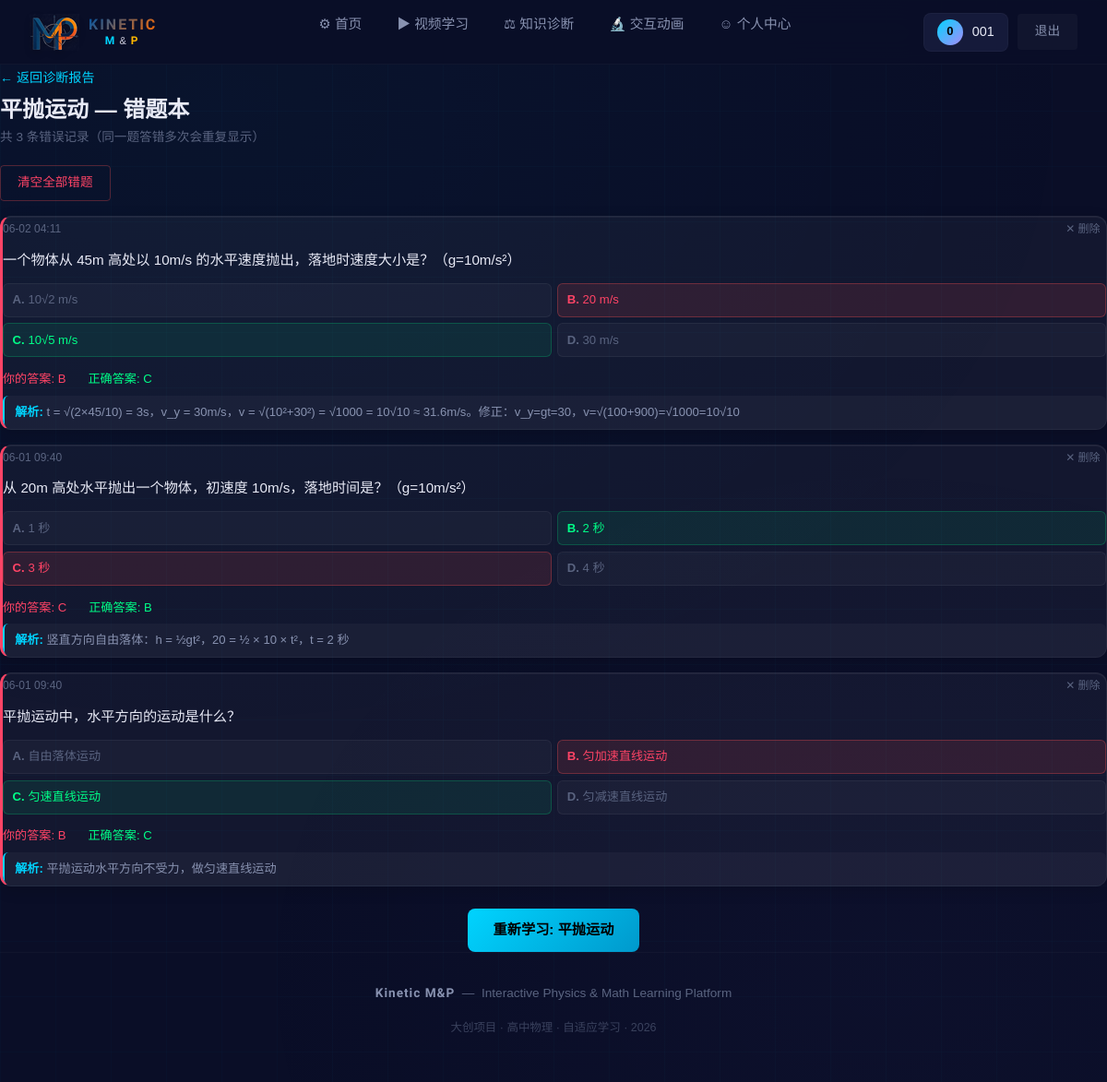
The page /diagnosis/wrong/kinematics_02 (signed in) on the database its author committed.
### app/models.py (models this page shows, shortened)
class User(UserMixin, db.Model):
    __tablename__ = 'users'
    id = db.Column(db.Integer, primary_key=True)
    username = db.Column(db.String(50), unique=True, nullable=False)
    password_hash = db.Column(db.String(256), nullable=False)
    email = db.Column(db.String(100))
    grade = db.Column(db.String(10), default='高一')
    created_at = db.Column(db.DateTime, default=datetime.now(timezone.utc))
    last_login = db.Column(db.DateTime)

class Video(db.Model):
    __tablename__ = 'videos'
    id = db.Column(db.Integer, primary_key=True)
    title = db.Column(db.String(200), nullable=False)
    description = db.Column(db.Text)
    topic = db.Column(db.String(100), nullable=False)
    topic_id = db.Column(db.String(50), nullable=False)
    subject = db.Column(db.String(20), default='物理')
    chapter = db.Column(db.String(50))
    video_path = db.Column(db.String(300), nullable=False)
    cover_path = db.Column(db.String(300))
    duration = db.Column(db.Integer)
    difficulty = db.Column(db.Integer, default=2)
    prerequisites = db.Column(db.Text)
    related = db.Column(db.Text)
    created_at = db.Column(db.DateTime, default=datetime.now(timezone.utc))

class QuizRecord(db.Model):
    __tablename__ = 'quiz_records'
    id = db.Column(db.Integer, primary_key=True)
    user_id = db.Column(db.Integer, db.ForeignKey('users.id'), nullable=False)
    question_id = db.Column(db.Integer, db.ForeignKey('questions.id'), nullable=False)
    user_answer = db.Column(db.String(1))
    is_correct = db.Column(db.Boolean)
    response_time = db.Column(db.Integer)
    answered_at = db.Column(db.DateTime, default=datetime.now(timezone.utc))
    question = db.relationship('Question', backref='records')

class Question(db.Model):
    __tablename__ = 'questions'
    id = db.Column(db.Integer, primary_key=True)
    topic_id = db.Column(db.String(50), nullable=False)
    content = db.Column(db.Text, nullable=False)
    option_a = db.Column(db.Text, nullable=False)
    option_b = db.Column(db.Text, nullable=False)
    option_c = db.Column(db.Text, nullable=False)
    option_d = db.Column(db.Text, nullable=False)
    answer = db.Column(db.String(1), nullable=False)
    explanation = db.Column(db.Text)
    difficulty = db.Column(db.Integer, default=2)
    created_at = db.Column(db.DateTime, default=datetime.now(timezone.utc))

### app/routes/diagnosis.py (the view)
@diagnosis_bp.route('/diagnosis/wrong/<topic_id>')
@login_required
def wrong_questions(topic_id):
    records = QuizRecord.query.filter(
        QuizRecord.user_id == current_user.id,
        QuizRecord.is_correct == False
    ).join(Question).filter(
        Question.topic_id == topic_id
    ).order_by(QuizRecord.answered_at.desc()).all()
    if not records:
        abort(404)
    video = Video.query.filter_by(topic_id=topic_id).first()
    topic_name = video.topic if video else topic_id
    recommended_video = Video.query.filter_by(topic_id=topic_id).first()
    return render_template('wrong_questions.html',
                           records=records,
                           topic_id=topic_id,
                           topic_name=topic_name,
                           recommended_video=recommended_video)

### app/models.py (called while the page is built)
@login_manager.user_loader
def load_user(user_id):
    return User.query.get(int(user_id))

### app/templates/wrong_questions.html (shortened to what this page needs)
{% extends "base.html" %}
{% block content %}
<div style="margin-bottom:1.2rem;">
    <a href="{{ url_for('diagnosis.diagnosis_page') }}" style="color:var(--cyan); text-decoration:none; font-size:0.88rem;">
        ← 返回诊断报告
    </a>
    <h1 style="font-size:1.5rem; font-weight:700; color:var(--text-primary); margin:0.5rem 0 0.2rem;">
        {{ topic_name }} — 错题本
    </h1>
    <p style="font-size:0.85rem; color:var(--text-muted); margin:0;">
        共 {{ records|length }} 条错误记录（同一题答错多次会重复显示）
    </p>
</div>
{% if records %}
<div style="display:flex; gap:0.5rem; margin-bottom:1rem;">
    <button onclick="deleteAllRecords('{{ topic_id }}')" class="btn btn-outline btn-sm" style="color:var(--red); border-color:rgba(255,80,80,0.3);">
        清空全部错题
    </button>
</div>
{% endif %}
{% for record in records %}
<div class="card-dark" id="record-{{ record.id }}" style="margin-bottom:1rem; border-left:3px solid var(--red);">
    <div style="display:flex; justify-content:space-between; align-items:center; font-size:0.75rem; color:var(--text-muted); margin-bottom:0.5rem;">
        <span>{{ record.answered_at.strftime('%m-%d %H:%M') if record.answered_at else '' }}</span>
        <button onclick="deleteRecord({{ record.id }})" style="background:none; border:none; color:var(--text-muted); cursor:pointer; font-size:0.75rem; padding:0.2rem 0.4rem; border-radius:4px;" onmouseover="this.style.color='var(--red)'" onmouseout="this.style.color='var(--text-muted)'">
            ✕ 删除
        </button>
    </div>
    <div style="font-size:0.95rem; color:var(--text-primary); line-height:1.6; margin-bottom:0.8rem;">
        {{ record.question.content if record.question else '题目已删除' }}
    </div>
    {% if record.question %}
    <div style="display:grid; grid-template-columns:1fr 1fr; gap:0.4rem; margin-bottom:0.8rem;">
        {% set opts = [
            ('A', record.question.option_a),
            ('B', record.question.option_b),
            ('C', record.question.option_c),
            ('D', record.question.option_d)
        ] %}
        {% for letter, text in opts %}
        <div style="
            padding:0.4rem 0.6rem;
            border-radius:6px;
            font-size:0.82rem;
            {% if letter == record.user_answer and letter != record.question.answer %}
                background:rgba(255,80,80,0.12); color:var(--red); border:1px solid rgba(255,80,80,0.3);
            {% elif letter == record.question.answer %}
                background:rgba(0,255,136,0.08); color:var(--green); border:1px solid rgba(0,255,136,0.2);
            {% else %}
                background:rgba(255,255,255,0.03); color:var(--text-muted); border:1px solid rgba(255,255,255,0.05);
            {% endif %}
        ">
            <strong>{{ letter }}.</strong> {{ text }}
        </div>
        {% endfor %}
    </div>
    <div style="display:flex; gap:1.5rem; font-size:0.82rem; margin-bottom:0.4rem;">
        <span style="color:var(--red);">你的答案: {{ record.user_answer }}</span>
        <span style="color:var(--green);">正确答案: {{ record.question.answer }}</span>
    </div>
    {% if record.question.explanation %}
    <div style="
        background:rgba(255,255,255,0.03);
        border-radius:6px;
        padding:0.5rem 0.7rem;
        font-size:0.82rem;
        color:var(--text-secondary);
        line-height:1.5;
        border-left:2px solid var(--cyan);
    ">
        <strong style="color:var(--cyan);">解析:</strong> {{ record.question.explanation }}
    </div>
    {% endif %}
    {% endif %}
</div>
{% endfor %}
{% if recommended_video %}
<div style="text-align:center; margin-top:1.5rem;">
    <a href="{{ url_for('videos.video_play', video_id=recommended_video.id) }}"
       class="btn btn-primary btn-glow">
        重新学习: {{ recommended_video.title }}
    </a>
</div>
{% endif %}
{% endblock %}

### app/templates/base.html (shortened to what this page needs)
<!DOCTYPE html>
<html lang="zh-CN">
<head>
    <link href="https://cdn.jsdelivr.net/npm/bootstrap@5.3.3/dist/css/bootstrap.min.css" rel="stylesheet">
    <link href="https://cdn.jsdelivr.net/npm/video.js@8.10.0/dist/video-js.min.css" rel="stylesheet">
    <link rel="stylesheet" href="{{ url_for('static', filename='css/style.css') }}">
</head>
<body>
    <nav class="navbar-custom" id="mainNav" role="navigation" aria-label="主导航">
        <a href="{{ url_for('auth.index') }}" class="nav-brand" style="display:flex; align-items:center; gap:10px; text-decoration:none;">
            <img src="{{ url_for('static', filename='logo_navbar.png') }}" alt="Kinetic M&P" style="height:40px; width:auto; filter:drop-shadow(0 2px 4px rgba(0,0,0,0.3));">
            <div style="text-align:center;">
                <div style="font-family:'Orbitron',sans-serif; font-size:16px; font-weight:700; letter-spacing:2px; background:linear-gradient(135deg, #0055A4, #FF6B00); -webkit-background-clip:text; -webkit-text-fill-color:transparent; line-height:1.1;">KINETIC</div>
                <div style="font-family:'Orbitron',sans-serif; font-size:12px; font-weight:700; letter-spacing:3px; line-height:1.2; margin-top:1px;">
                    <span style="color:var(--cyan);">M</span><span style="font-family:'Noto Sans SC',sans-serif; font-weight:400; color:#d0d0e0; font-size:11px; margin:0 2px;">&amp;</span><span style="color:var(--amber);">P</span>
                </div>
            </div>
        </a>
        <ul class="nav-links" id="navLinks">
            <li>
                <a href="{{ url_for('auth.index') }}"
                   class="{% if request.endpoint == 'auth.index' %}active{% endif %}">
                    &#9881; 首页
                </a>
            </li>
            <li>
                <a href="{{ url_for('videos.video_list') }}"
                   class="{% if request.endpoint in ['videos.video_list', 'videos.video_play'] %}active{% endif %}">
                    &#9654; 视频学习
                </a>
            </li>
            <li>
                <a href="{{ url_for('diagnosis.diagnosis_page') }}"
                   class="{% if request.endpoint == 'diagnosis.diagnosis_page' %}active{% endif %}">
                    &#9878; 知识诊断
                </a>
            </li>
            <li>
                <a href="{{ url_for('experiments.experiment_list') }}"
                   class="{% if request.endpoint and 'experiments' in request.endpoint %}active{% endif %}">
                    &#128300; 交互动画
                </a>
            </li>
            <li>
                <a href="{{ url_for('auth.profile') }}"
                   class="{% if request.endpoint == 'auth.profile' %}active{% endif %}">
                    &#9786; 个人中心
                </a>
            </li>
        </ul>
        <div class="nav-actions">
            {% if current_user.is_authenticated %}
                <div class="nav-user">
                    <div class="nav-user-avatar">
                        {{ current_user.username|first|upper }}
                    </div>
                    <span>{{ current_user.username }}</span>
                </div>
                <a href="{{ url_for('auth.logout') }}" class="btn btn-ghost btn-sm">退出</a>
            {% else %}
                <a href="{{ url_for('auth.login') }}" class="btn btn-ghost btn-sm">登录</a>
                <a href="{{ url_for('auth.register') }}" class="btn btn-primary btn-sm">注册</a>
            {% endif %}
        </div>
    </nav>
    <main class="page-content page-enter" role="main" id="mainContent">
        {% block content %}{% endblock %}
    </main>
    <footer class="site-footer">
        <p>
            <span class="footer-brand" style="font-family:'Orbitron',sans-serif; letter-spacing:1px;">Kinetic M&P</span>
            &nbsp;&mdash;&nbsp;
            Interactive Physics & Math Learning Platform
        </p>
        <p class="mt-1" style="font-size:0.78rem; opacity:0.6;">
            大创项目 &middot; 高中物理 &middot; 自适应学习 &middot; 2026
        </p>
    </footer>
</body>
</html>

### app/templates/base.html (style rules this page uses)
.page-enter { animation: pageEnter 0.35s var(--ease-out, ease-out) both; }
.nav-links a, .nav-actions a { transition: color 0.2s, transform 0.15s; }
.btn { transition: transform 0.12s, box-shadow 0.2s, background 0.2s; }
.card-dark { transition: transform 0.2s, box-shadow 0.25s; }

### rows shown on the page
User: username|first "0", username "001"
Video: topic "平抛运动", title "平抛运动"
QuizRecord: answered_at "06-02 04:11", question "一个物体从 45m 高处以 10m/s 的水平速度抛出，落地时速度大小是？（g=10m/s²）", user_answer "B", question.answer "C", question.explanation "t = √(2×45/10) = 3s，v_y = 30m/s，v = √(10²+30²) = √1000 = 10√10 ≈ 31.6m/s。修正：v_y=gt=30，v=√(100+900)=√1000=10√10"
Question: letter "A", option_a "10√2 m/s", letter "B", option_b "20 m/s", answer "C", option_c "10√5 m/s", letter "D", option_d "30 m/s"
QuizRecord: answered_at "06-01 09:40", question "从 20m 高处水平抛出一个物体，初速度 10m/s，落地时间是？（g=10m/s²）", user_answer "C", question.answer "B", question.explanation "竖直方向自由落体：h = ½gt²，20 = ½ × 10 × t²，t = 2 秒"
Question: letter "A", option_a "1 秒", answer "B", option_b "2 秒", letter "C", option_c "3 秒", letter "D", option_d "4 秒"
QuizRecord: answered_at "06-01 09:40", question "平抛运动中，水平方向的运动是什么？", user_answer "B", question.answer "C", question.explanation "平抛运动水平方向不受力，做匀速直线运动"
Question: letter "A", option_a "自由落体运动", letter "B", option_b "匀加速直线运动", answer "C", option_c "匀速直线运动", letter "D", option_d "匀减速直线运动"

### other values the page prints
{{ records|length }} "3"
